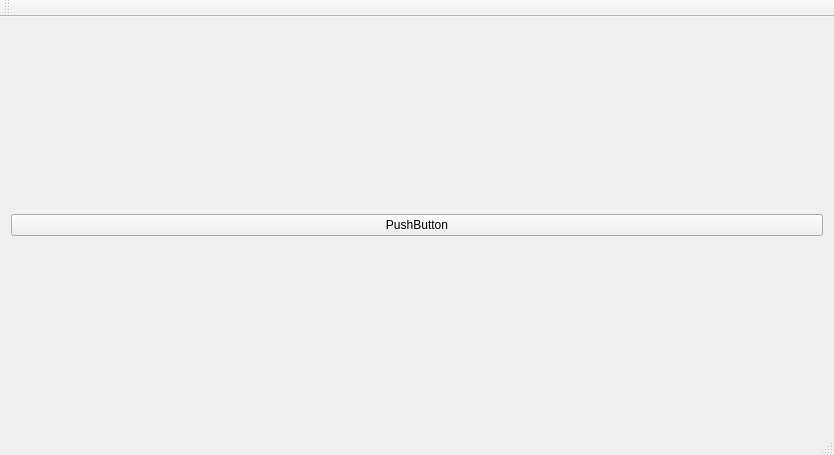
<?xml version="1.0" encoding="UTF-8"?>
<ui version="4.0">
 <class>MainWindow</class>
 <widget class="QMainWindow" name="MainWindow">
  <property name="geometry">
   <rect>
    <x>0</x>
    <y>0</y>
    <width>834</width>
    <height>455</height>
   </rect>
  </property>
  <property name="windowTitle">
   <string>MainWindow</string>
  </property>
  <widget class="QWidget" name="centralWidget">
   <layout class="QVBoxLayout" name="verticalLayout_2">
    <item>
     <layout class="QVBoxLayout" name="verticalLayout">
      <item>
       <layout class="QHBoxLayout" name="horizontalLayout"/>
      </item>
      <item>
       <layout class="QHBoxLayout" name="horizontalLayout_2"/>
      </item>
     </layout>
    </item>
    <item>
     <widget class="QPushButton" name="pushButton">
      <property name="text">
       <string>PushButton</string>
      </property>
     </widget>
    </item>
   </layout>
  </widget>
  <widget class="QMenuBar" name="menuBar">
   <property name="geometry">
    <rect>
     <x>0</x>
     <y>0</y>
     <width>834</width>
     <height>23</height>
    </rect>
   </property>
  </widget>
  <widget class="QToolBar" name="mainToolBar">
   <attribute name="toolBarArea">
    <enum>TopToolBarArea</enum>
   </attribute>
   <attribute name="toolBarBreak">
    <bool>false</bool>
   </attribute>
  </widget>
  <widget class="QStatusBar" name="statusBar"/>
 </widget>
 <layoutdefault spacing="6" margin="11"/>
 <resources/>
 <connections/>
</ui>
